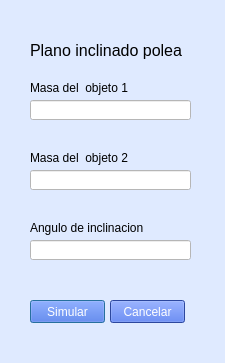
<?xml version="1.0" encoding="UTF-8"?>
<ui version="4.0">
 <class>DialogPlanoInclinadoPolea</class>
 <widget class="QDialog" name="DialogPlanoInclinadoPolea">
  <property name="geometry">
   <rect>
    <x>0</x>
    <y>0</y>
    <width>225</width>
    <height>363</height>
   </rect>
  </property>
  <property name="windowTitle">
   <string>Plano inclinado polea</string>
  </property>
  <property name="styleSheet">
   <string notr="true">background-color: #DFEAFF;</string>
  </property>
  <widget class="QLabel" name="label_3">
   <property name="geometry">
    <rect>
     <x>30</x>
     <y>30</y>
     <width>161</width>
     <height>41</height>
    </rect>
   </property>
   <property name="font">
    <font>
     <pointsize>12</pointsize>
    </font>
   </property>
   <property name="text">
    <string>Plano inclinado polea</string>
   </property>
   <property name="scaledContents">
    <bool>false</bool>
   </property>
   <property name="wordWrap">
    <bool>true</bool>
   </property>
  </widget>
  <widget class="QLineEdit" name="inptAnguloInclinacion">
   <property name="geometry">
    <rect>
     <x>30</x>
     <y>240</y>
     <width>161</width>
     <height>20</height>
    </rect>
   </property>
   <property name="styleSheet">
    <string notr="true">background-color: white;</string>
   </property>
  </widget>
  <widget class="QLineEdit" name="inptMasaObjeto">
   <property name="geometry">
    <rect>
     <x>30</x>
     <y>100</y>
     <width>161</width>
     <height>20</height>
    </rect>
   </property>
   <property name="styleSheet">
    <string notr="true">background-color: white;</string>
   </property>
  </widget>
  <widget class="QLabel" name="lblErrorAnguloInclinacion">
   <property name="geometry">
    <rect>
     <x>30</x>
     <y>260</y>
     <width>131</width>
     <height>16</height>
    </rect>
   </property>
   <property name="text">
    <string/>
   </property>
  </widget>
  <widget class="QLabel" name="lblErrorMasaObjeto">
   <property name="geometry">
    <rect>
     <x>30</x>
     <y>120</y>
     <width>131</width>
     <height>16</height>
    </rect>
   </property>
   <property name="text">
    <string/>
   </property>
  </widget>
  <widget class="QLabel" name="label_2">
   <property name="geometry">
    <rect>
     <x>30</x>
     <y>220</y>
     <width>131</width>
     <height>16</height>
    </rect>
   </property>
   <property name="text">
    <string>Angulo de inclinacion</string>
   </property>
  </widget>
  <widget class="QLabel" name="label">
   <property name="geometry">
    <rect>
     <x>30</x>
     <y>80</y>
     <width>111</width>
     <height>16</height>
    </rect>
   </property>
   <property name="text">
    <string>Masa del  objeto 1</string>
   </property>
  </widget>
  <widget class="QLabel" name="label_4">
   <property name="geometry">
    <rect>
     <x>30</x>
     <y>150</y>
     <width>111</width>
     <height>16</height>
    </rect>
   </property>
   <property name="text">
    <string>Masa del  objeto 2</string>
   </property>
  </widget>
  <widget class="QLabel" name="lblErrorMasaObjeto2">
   <property name="geometry">
    <rect>
     <x>30</x>
     <y>190</y>
     <width>131</width>
     <height>16</height>
    </rect>
   </property>
   <property name="text">
    <string/>
   </property>
  </widget>
  <widget class="QLineEdit" name="inptMasaObjeto2">
   <property name="geometry">
    <rect>
     <x>30</x>
     <y>170</y>
     <width>161</width>
     <height>20</height>
    </rect>
   </property>
   <property name="styleSheet">
    <string notr="true">background-color: white;</string>
   </property>
  </widget>
  <widget class="QPushButton" name="btnSimular">
   <property name="geometry">
    <rect>
     <x>30</x>
     <y>300</y>
     <width>75</width>
     <height>23</height>
    </rect>
   </property>
   <property name="styleSheet">
    <string notr="true">background-color: #3D63DD;
color: white;</string>
   </property>
   <property name="text">
    <string>Simular</string>
   </property>
  </widget>
  <widget class="QPushButton" name="btnCancelar">
   <property name="geometry">
    <rect>
     <x>110</x>
     <y>300</y>
     <width>75</width>
     <height>23</height>
    </rect>
   </property>
   <property name="styleSheet">
    <string notr="true">background-color: #3D63DD;
color: white;</string>
   </property>
   <property name="text">
    <string>Cancelar</string>
   </property>
  </widget>
 </widget>
 <resources/>
 <connections/>
</ui>
